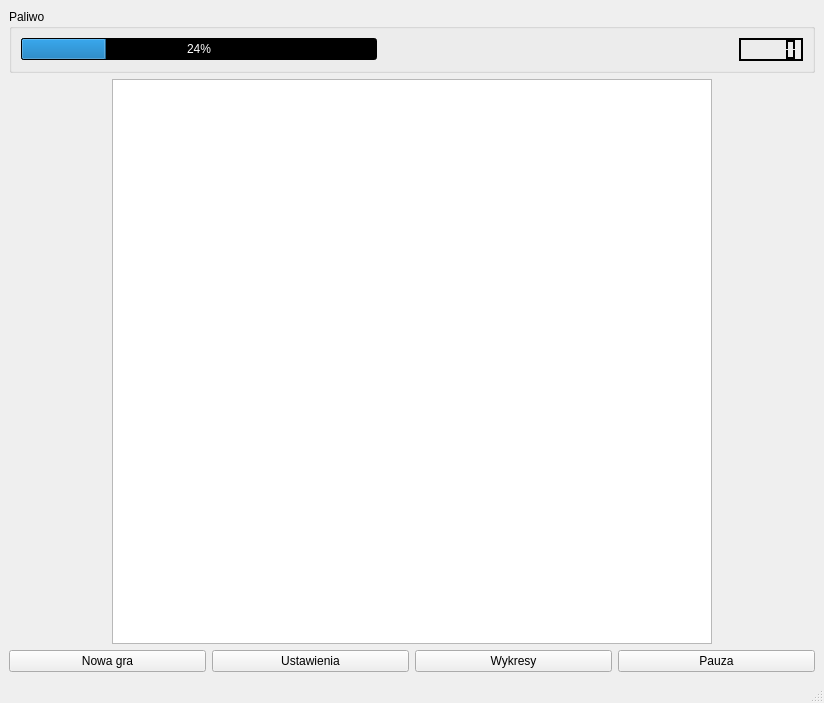
<?xml version="1.0" encoding="UTF-8"?>
<ui version="4.0">
 <class>MainWindow</class>
 <widget class="QMainWindow" name="MainWindow">
  <property name="geometry">
   <rect>
    <x>0</x>
    <y>0</y>
    <width>824</width>
    <height>703</height>
   </rect>
  </property>
  <property name="windowTitle">
   <string>Spaceflight</string>
  </property>
  <widget class="QWidget" name="centralwidget">
   <layout class="QGridLayout" name="gridLayout">
    <item row="0" column="0" colspan="4">
     <widget class="QGroupBox" name="groupBox">
      <property name="title">
       <string>Paliwo</string>
      </property>
      <layout class="QGridLayout" name="gridLayout_2">
       <item row="0" column="2">
        <widget class="QLCDNumber" name="lcdNumber">
         <property name="palette">
          <palette>
           <active>
            <colorrole role="WindowText">
             <brush brushstyle="SolidPattern">
              <color alpha="255">
               <red>255</red>
               <green>255</green>
               <blue>255</blue>
              </color>
             </brush>
            </colorrole>
            <colorrole role="Button">
             <brush brushstyle="SolidPattern">
              <color alpha="255">
               <red>0</red>
               <green>0</green>
               <blue>0</blue>
              </color>
             </brush>
            </colorrole>
            <colorrole role="Light">
             <brush brushstyle="SolidPattern">
              <color alpha="255">
               <red>0</red>
               <green>0</green>
               <blue>0</blue>
              </color>
             </brush>
            </colorrole>
            <colorrole role="Midlight">
             <brush brushstyle="SolidPattern">
              <color alpha="255">
               <red>0</red>
               <green>0</green>
               <blue>0</blue>
              </color>
             </brush>
            </colorrole>
            <colorrole role="Dark">
             <brush brushstyle="SolidPattern">
              <color alpha="255">
               <red>0</red>
               <green>0</green>
               <blue>0</blue>
              </color>
             </brush>
            </colorrole>
            <colorrole role="Mid">
             <brush brushstyle="SolidPattern">
              <color alpha="255">
               <red>0</red>
               <green>0</green>
               <blue>0</blue>
              </color>
             </brush>
            </colorrole>
            <colorrole role="Text">
             <brush brushstyle="SolidPattern">
              <color alpha="255">
               <red>255</red>
               <green>255</green>
               <blue>255</blue>
              </color>
             </brush>
            </colorrole>
            <colorrole role="BrightText">
             <brush brushstyle="SolidPattern">
              <color alpha="255">
               <red>255</red>
               <green>255</green>
               <blue>255</blue>
              </color>
             </brush>
            </colorrole>
            <colorrole role="ButtonText">
             <brush brushstyle="SolidPattern">
              <color alpha="255">
               <red>255</red>
               <green>255</green>
               <blue>255</blue>
              </color>
             </brush>
            </colorrole>
            <colorrole role="Base">
             <brush brushstyle="SolidPattern">
              <color alpha="255">
               <red>0</red>
               <green>0</green>
               <blue>0</blue>
              </color>
             </brush>
            </colorrole>
            <colorrole role="Window">
             <brush brushstyle="SolidPattern">
              <color alpha="255">
               <red>0</red>
               <green>0</green>
               <blue>0</blue>
              </color>
             </brush>
            </colorrole>
            <colorrole role="Shadow">
             <brush brushstyle="SolidPattern">
              <color alpha="255">
               <red>0</red>
               <green>0</green>
               <blue>0</blue>
              </color>
             </brush>
            </colorrole>
            <colorrole role="AlternateBase">
             <brush brushstyle="SolidPattern">
              <color alpha="255">
               <red>0</red>
               <green>0</green>
               <blue>0</blue>
              </color>
             </brush>
            </colorrole>
            <colorrole role="ToolTipBase">
             <brush brushstyle="SolidPattern">
              <color alpha="255">
               <red>255</red>
               <green>255</green>
               <blue>220</blue>
              </color>
             </brush>
            </colorrole>
            <colorrole role="ToolTipText">
             <brush brushstyle="SolidPattern">
              <color alpha="255">
               <red>0</red>
               <green>0</green>
               <blue>0</blue>
              </color>
             </brush>
            </colorrole>
            <colorrole role="PlaceholderText">
             <brush brushstyle="SolidPattern">
              <color alpha="128">
               <red>255</red>
               <green>255</green>
               <blue>255</blue>
              </color>
             </brush>
            </colorrole>
           </active>
           <inactive>
            <colorrole role="WindowText">
             <brush brushstyle="SolidPattern">
              <color alpha="255">
               <red>255</red>
               <green>255</green>
               <blue>255</blue>
              </color>
             </brush>
            </colorrole>
            <colorrole role="Button">
             <brush brushstyle="SolidPattern">
              <color alpha="255">
               <red>0</red>
               <green>0</green>
               <blue>0</blue>
              </color>
             </brush>
            </colorrole>
            <colorrole role="Light">
             <brush brushstyle="SolidPattern">
              <color alpha="255">
               <red>0</red>
               <green>0</green>
               <blue>0</blue>
              </color>
             </brush>
            </colorrole>
            <colorrole role="Midlight">
             <brush brushstyle="SolidPattern">
              <color alpha="255">
               <red>0</red>
               <green>0</green>
               <blue>0</blue>
              </color>
             </brush>
            </colorrole>
            <colorrole role="Dark">
             <brush brushstyle="SolidPattern">
              <color alpha="255">
               <red>0</red>
               <green>0</green>
               <blue>0</blue>
              </color>
             </brush>
            </colorrole>
            <colorrole role="Mid">
             <brush brushstyle="SolidPattern">
              <color alpha="255">
               <red>0</red>
               <green>0</green>
               <blue>0</blue>
              </color>
             </brush>
            </colorrole>
            <colorrole role="Text">
             <brush brushstyle="SolidPattern">
              <color alpha="255">
               <red>255</red>
               <green>255</green>
               <blue>255</blue>
              </color>
             </brush>
            </colorrole>
            <colorrole role="BrightText">
             <brush brushstyle="SolidPattern">
              <color alpha="255">
               <red>255</red>
               <green>255</green>
               <blue>255</blue>
              </color>
             </brush>
            </colorrole>
            <colorrole role="ButtonText">
             <brush brushstyle="SolidPattern">
              <color alpha="255">
               <red>255</red>
               <green>255</green>
               <blue>255</blue>
              </color>
             </brush>
            </colorrole>
            <colorrole role="Base">
             <brush brushstyle="SolidPattern">
              <color alpha="255">
               <red>0</red>
               <green>0</green>
               <blue>0</blue>
              </color>
             </brush>
            </colorrole>
            <colorrole role="Window">
             <brush brushstyle="SolidPattern">
              <color alpha="255">
               <red>0</red>
               <green>0</green>
               <blue>0</blue>
              </color>
             </brush>
            </colorrole>
            <colorrole role="Shadow">
             <brush brushstyle="SolidPattern">
              <color alpha="255">
               <red>0</red>
               <green>0</green>
               <blue>0</blue>
              </color>
             </brush>
            </colorrole>
            <colorrole role="AlternateBase">
             <brush brushstyle="SolidPattern">
              <color alpha="255">
               <red>0</red>
               <green>0</green>
               <blue>0</blue>
              </color>
             </brush>
            </colorrole>
            <colorrole role="ToolTipBase">
             <brush brushstyle="SolidPattern">
              <color alpha="255">
               <red>255</red>
               <green>255</green>
               <blue>220</blue>
              </color>
             </brush>
            </colorrole>
            <colorrole role="ToolTipText">
             <brush brushstyle="SolidPattern">
              <color alpha="255">
               <red>0</red>
               <green>0</green>
               <blue>0</blue>
              </color>
             </brush>
            </colorrole>
            <colorrole role="PlaceholderText">
             <brush brushstyle="SolidPattern">
              <color alpha="128">
               <red>255</red>
               <green>255</green>
               <blue>255</blue>
              </color>
             </brush>
            </colorrole>
           </inactive>
           <disabled>
            <colorrole role="WindowText">
             <brush brushstyle="SolidPattern">
              <color alpha="255">
               <red>0</red>
               <green>0</green>
               <blue>0</blue>
              </color>
             </brush>
            </colorrole>
            <colorrole role="Button">
             <brush brushstyle="SolidPattern">
              <color alpha="255">
               <red>0</red>
               <green>0</green>
               <blue>0</blue>
              </color>
             </brush>
            </colorrole>
            <colorrole role="Light">
             <brush brushstyle="SolidPattern">
              <color alpha="255">
               <red>0</red>
               <green>0</green>
               <blue>0</blue>
              </color>
             </brush>
            </colorrole>
            <colorrole role="Midlight">
             <brush brushstyle="SolidPattern">
              <color alpha="255">
               <red>0</red>
               <green>0</green>
               <blue>0</blue>
              </color>
             </brush>
            </colorrole>
            <colorrole role="Dark">
             <brush brushstyle="SolidPattern">
              <color alpha="255">
               <red>0</red>
               <green>0</green>
               <blue>0</blue>
              </color>
             </brush>
            </colorrole>
            <colorrole role="Mid">
             <brush brushstyle="SolidPattern">
              <color alpha="255">
               <red>0</red>
               <green>0</green>
               <blue>0</blue>
              </color>
             </brush>
            </colorrole>
            <colorrole role="Text">
             <brush brushstyle="SolidPattern">
              <color alpha="255">
               <red>0</red>
               <green>0</green>
               <blue>0</blue>
              </color>
             </brush>
            </colorrole>
            <colorrole role="BrightText">
             <brush brushstyle="SolidPattern">
              <color alpha="255">
               <red>255</red>
               <green>255</green>
               <blue>255</blue>
              </color>
             </brush>
            </colorrole>
            <colorrole role="ButtonText">
             <brush brushstyle="SolidPattern">
              <color alpha="255">
               <red>0</red>
               <green>0</green>
               <blue>0</blue>
              </color>
             </brush>
            </colorrole>
            <colorrole role="Base">
             <brush brushstyle="SolidPattern">
              <color alpha="255">
               <red>0</red>
               <green>0</green>
               <blue>0</blue>
              </color>
             </brush>
            </colorrole>
            <colorrole role="Window">
             <brush brushstyle="SolidPattern">
              <color alpha="255">
               <red>0</red>
               <green>0</green>
               <blue>0</blue>
              </color>
             </brush>
            </colorrole>
            <colorrole role="Shadow">
             <brush brushstyle="SolidPattern">
              <color alpha="255">
               <red>0</red>
               <green>0</green>
               <blue>0</blue>
              </color>
             </brush>
            </colorrole>
            <colorrole role="AlternateBase">
             <brush brushstyle="SolidPattern">
              <color alpha="255">
               <red>0</red>
               <green>0</green>
               <blue>0</blue>
              </color>
             </brush>
            </colorrole>
            <colorrole role="ToolTipBase">
             <brush brushstyle="SolidPattern">
              <color alpha="255">
               <red>255</red>
               <green>255</green>
               <blue>220</blue>
              </color>
             </brush>
            </colorrole>
            <colorrole role="ToolTipText">
             <brush brushstyle="SolidPattern">
              <color alpha="255">
               <red>0</red>
               <green>0</green>
               <blue>0</blue>
              </color>
             </brush>
            </colorrole>
            <colorrole role="PlaceholderText">
             <brush brushstyle="SolidPattern">
              <color alpha="128">
               <red>255</red>
               <green>255</green>
               <blue>255</blue>
              </color>
             </brush>
            </colorrole>
           </disabled>
          </palette>
         </property>
        </widget>
       </item>
       <item row="0" column="1">
        <spacer name="horizontalSpacer">
         <property name="orientation">
          <enum>Qt::Horizontal</enum>
         </property>
         <property name="sizeHint" stdset="0">
          <size>
           <width>40</width>
           <height>20</height>
          </size>
         </property>
        </spacer>
       </item>
       <item row="0" column="0">
        <widget class="QProgressBar" name="progressBar">
         <property name="palette">
          <palette>
           <active>
            <colorrole role="WindowText">
             <brush brushstyle="SolidPattern">
              <color alpha="255">
               <red>255</red>
               <green>255</green>
               <blue>255</blue>
              </color>
             </brush>
            </colorrole>
            <colorrole role="Button">
             <brush brushstyle="SolidPattern">
              <color alpha="255">
               <red>0</red>
               <green>0</green>
               <blue>0</blue>
              </color>
             </brush>
            </colorrole>
            <colorrole role="Light">
             <brush brushstyle="SolidPattern">
              <color alpha="255">
               <red>0</red>
               <green>0</green>
               <blue>0</blue>
              </color>
             </brush>
            </colorrole>
            <colorrole role="Midlight">
             <brush brushstyle="SolidPattern">
              <color alpha="255">
               <red>0</red>
               <green>0</green>
               <blue>0</blue>
              </color>
             </brush>
            </colorrole>
            <colorrole role="Dark">
             <brush brushstyle="SolidPattern">
              <color alpha="255">
               <red>0</red>
               <green>0</green>
               <blue>0</blue>
              </color>
             </brush>
            </colorrole>
            <colorrole role="Mid">
             <brush brushstyle="SolidPattern">
              <color alpha="255">
               <red>0</red>
               <green>0</green>
               <blue>0</blue>
              </color>
             </brush>
            </colorrole>
            <colorrole role="Text">
             <brush brushstyle="SolidPattern">
              <color alpha="255">
               <red>255</red>
               <green>255</green>
               <blue>255</blue>
              </color>
             </brush>
            </colorrole>
            <colorrole role="BrightText">
             <brush brushstyle="SolidPattern">
              <color alpha="255">
               <red>255</red>
               <green>255</green>
               <blue>255</blue>
              </color>
             </brush>
            </colorrole>
            <colorrole role="ButtonText">
             <brush brushstyle="SolidPattern">
              <color alpha="255">
               <red>255</red>
               <green>255</green>
               <blue>255</blue>
              </color>
             </brush>
            </colorrole>
            <colorrole role="Base">
             <brush brushstyle="SolidPattern">
              <color alpha="255">
               <red>0</red>
               <green>0</green>
               <blue>0</blue>
              </color>
             </brush>
            </colorrole>
            <colorrole role="Window">
             <brush brushstyle="SolidPattern">
              <color alpha="255">
               <red>0</red>
               <green>0</green>
               <blue>0</blue>
              </color>
             </brush>
            </colorrole>
            <colorrole role="Shadow">
             <brush brushstyle="SolidPattern">
              <color alpha="255">
               <red>0</red>
               <green>0</green>
               <blue>0</blue>
              </color>
             </brush>
            </colorrole>
            <colorrole role="AlternateBase">
             <brush brushstyle="SolidPattern">
              <color alpha="255">
               <red>0</red>
               <green>0</green>
               <blue>0</blue>
              </color>
             </brush>
            </colorrole>
            <colorrole role="ToolTipBase">
             <brush brushstyle="SolidPattern">
              <color alpha="255">
               <red>255</red>
               <green>255</green>
               <blue>220</blue>
              </color>
             </brush>
            </colorrole>
            <colorrole role="ToolTipText">
             <brush brushstyle="SolidPattern">
              <color alpha="255">
               <red>0</red>
               <green>0</green>
               <blue>0</blue>
              </color>
             </brush>
            </colorrole>
            <colorrole role="PlaceholderText">
             <brush brushstyle="SolidPattern">
              <color alpha="128">
               <red>255</red>
               <green>255</green>
               <blue>255</blue>
              </color>
             </brush>
            </colorrole>
           </active>
           <inactive>
            <colorrole role="WindowText">
             <brush brushstyle="SolidPattern">
              <color alpha="255">
               <red>255</red>
               <green>255</green>
               <blue>255</blue>
              </color>
             </brush>
            </colorrole>
            <colorrole role="Button">
             <brush brushstyle="SolidPattern">
              <color alpha="255">
               <red>0</red>
               <green>0</green>
               <blue>0</blue>
              </color>
             </brush>
            </colorrole>
            <colorrole role="Light">
             <brush brushstyle="SolidPattern">
              <color alpha="255">
               <red>0</red>
               <green>0</green>
               <blue>0</blue>
              </color>
             </brush>
            </colorrole>
            <colorrole role="Midlight">
             <brush brushstyle="SolidPattern">
              <color alpha="255">
               <red>0</red>
               <green>0</green>
               <blue>0</blue>
              </color>
             </brush>
            </colorrole>
            <colorrole role="Dark">
             <brush brushstyle="SolidPattern">
              <color alpha="255">
               <red>0</red>
               <green>0</green>
               <blue>0</blue>
              </color>
             </brush>
            </colorrole>
            <colorrole role="Mid">
             <brush brushstyle="SolidPattern">
              <color alpha="255">
               <red>0</red>
               <green>0</green>
               <blue>0</blue>
              </color>
             </brush>
            </colorrole>
            <colorrole role="Text">
             <brush brushstyle="SolidPattern">
              <color alpha="255">
               <red>255</red>
               <green>255</green>
               <blue>255</blue>
              </color>
             </brush>
            </colorrole>
            <colorrole role="BrightText">
             <brush brushstyle="SolidPattern">
              <color alpha="255">
               <red>255</red>
               <green>255</green>
               <blue>255</blue>
              </color>
             </brush>
            </colorrole>
            <colorrole role="ButtonText">
             <brush brushstyle="SolidPattern">
              <color alpha="255">
               <red>255</red>
               <green>255</green>
               <blue>255</blue>
              </color>
             </brush>
            </colorrole>
            <colorrole role="Base">
             <brush brushstyle="SolidPattern">
              <color alpha="255">
               <red>0</red>
               <green>0</green>
               <blue>0</blue>
              </color>
             </brush>
            </colorrole>
            <colorrole role="Window">
             <brush brushstyle="SolidPattern">
              <color alpha="255">
               <red>0</red>
               <green>0</green>
               <blue>0</blue>
              </color>
             </brush>
            </colorrole>
            <colorrole role="Shadow">
             <brush brushstyle="SolidPattern">
              <color alpha="255">
               <red>0</red>
               <green>0</green>
               <blue>0</blue>
              </color>
             </brush>
            </colorrole>
            <colorrole role="AlternateBase">
             <brush brushstyle="SolidPattern">
              <color alpha="255">
               <red>0</red>
               <green>0</green>
               <blue>0</blue>
              </color>
             </brush>
            </colorrole>
            <colorrole role="ToolTipBase">
             <brush brushstyle="SolidPattern">
              <color alpha="255">
               <red>255</red>
               <green>255</green>
               <blue>220</blue>
              </color>
             </brush>
            </colorrole>
            <colorrole role="ToolTipText">
             <brush brushstyle="SolidPattern">
              <color alpha="255">
               <red>0</red>
               <green>0</green>
               <blue>0</blue>
              </color>
             </brush>
            </colorrole>
            <colorrole role="PlaceholderText">
             <brush brushstyle="SolidPattern">
              <color alpha="128">
               <red>255</red>
               <green>255</green>
               <blue>255</blue>
              </color>
             </brush>
            </colorrole>
           </inactive>
           <disabled>
            <colorrole role="WindowText">
             <brush brushstyle="SolidPattern">
              <color alpha="255">
               <red>0</red>
               <green>0</green>
               <blue>0</blue>
              </color>
             </brush>
            </colorrole>
            <colorrole role="Button">
             <brush brushstyle="SolidPattern">
              <color alpha="255">
               <red>0</red>
               <green>0</green>
               <blue>0</blue>
              </color>
             </brush>
            </colorrole>
            <colorrole role="Light">
             <brush brushstyle="SolidPattern">
              <color alpha="255">
               <red>0</red>
               <green>0</green>
               <blue>0</blue>
              </color>
             </brush>
            </colorrole>
            <colorrole role="Midlight">
             <brush brushstyle="SolidPattern">
              <color alpha="255">
               <red>0</red>
               <green>0</green>
               <blue>0</blue>
              </color>
             </brush>
            </colorrole>
            <colorrole role="Dark">
             <brush brushstyle="SolidPattern">
              <color alpha="255">
               <red>0</red>
               <green>0</green>
               <blue>0</blue>
              </color>
             </brush>
            </colorrole>
            <colorrole role="Mid">
             <brush brushstyle="SolidPattern">
              <color alpha="255">
               <red>0</red>
               <green>0</green>
               <blue>0</blue>
              </color>
             </brush>
            </colorrole>
            <colorrole role="Text">
             <brush brushstyle="SolidPattern">
              <color alpha="255">
               <red>0</red>
               <green>0</green>
               <blue>0</blue>
              </color>
             </brush>
            </colorrole>
            <colorrole role="BrightText">
             <brush brushstyle="SolidPattern">
              <color alpha="255">
               <red>255</red>
               <green>255</green>
               <blue>255</blue>
              </color>
             </brush>
            </colorrole>
            <colorrole role="ButtonText">
             <brush brushstyle="SolidPattern">
              <color alpha="255">
               <red>0</red>
               <green>0</green>
               <blue>0</blue>
              </color>
             </brush>
            </colorrole>
            <colorrole role="Base">
             <brush brushstyle="SolidPattern">
              <color alpha="255">
               <red>0</red>
               <green>0</green>
               <blue>0</blue>
              </color>
             </brush>
            </colorrole>
            <colorrole role="Window">
             <brush brushstyle="SolidPattern">
              <color alpha="255">
               <red>0</red>
               <green>0</green>
               <blue>0</blue>
              </color>
             </brush>
            </colorrole>
            <colorrole role="Shadow">
             <brush brushstyle="SolidPattern">
              <color alpha="255">
               <red>0</red>
               <green>0</green>
               <blue>0</blue>
              </color>
             </brush>
            </colorrole>
            <colorrole role="AlternateBase">
             <brush brushstyle="SolidPattern">
              <color alpha="255">
               <red>0</red>
               <green>0</green>
               <blue>0</blue>
              </color>
             </brush>
            </colorrole>
            <colorrole role="ToolTipBase">
             <brush brushstyle="SolidPattern">
              <color alpha="255">
               <red>255</red>
               <green>255</green>
               <blue>220</blue>
              </color>
             </brush>
            </colorrole>
            <colorrole role="ToolTipText">
             <brush brushstyle="SolidPattern">
              <color alpha="255">
               <red>0</red>
               <green>0</green>
               <blue>0</blue>
              </color>
             </brush>
            </colorrole>
            <colorrole role="PlaceholderText">
             <brush brushstyle="SolidPattern">
              <color alpha="128">
               <red>255</red>
               <green>255</green>
               <blue>255</blue>
              </color>
             </brush>
            </colorrole>
           </disabled>
          </palette>
         </property>
         <property name="value">
          <number>24</number>
         </property>
        </widget>
       </item>
      </layout>
     </widget>
    </item>
    <item row="2" column="1">
     <widget class="QPushButton" name="pushButtonSettings">
      <property name="text">
       <string>Ustawienia</string>
      </property>
     </widget>
    </item>
    <item row="2" column="3">
     <widget class="QPushButton" name="pushButtonPause">
      <property name="focusPolicy">
       <enum>Qt::ClickFocus</enum>
      </property>
      <property name="text">
       <string>Pauza</string>
      </property>
     </widget>
    </item>
    <item row="2" column="2">
     <widget class="QPushButton" name="pushButtonGraph">
      <property name="text">
       <string>Wykresy</string>
      </property>
     </widget>
    </item>
    <item row="1" column="0" colspan="4" alignment="Qt::AlignHCenter">
     <widget class="QGraphicsView" name="graphicsView">
      <property name="minimumSize">
       <size>
        <width>600</width>
        <height>0</height>
       </size>
      </property>
     </widget>
    </item>
    <item row="2" column="0">
     <widget class="QPushButton" name="pushButtonNewGame">
      <property name="text">
       <string>Nowa gra</string>
      </property>
     </widget>
    </item>
   </layout>
  </widget>
  <widget class="QMenuBar" name="menubar">
   <property name="geometry">
    <rect>
     <x>0</x>
     <y>0</y>
     <width>824</width>
     <height>21</height>
    </rect>
   </property>
  </widget>
  <widget class="QStatusBar" name="statusbar"/>
 </widget>
 <resources/>
 <connections/>
</ui>
